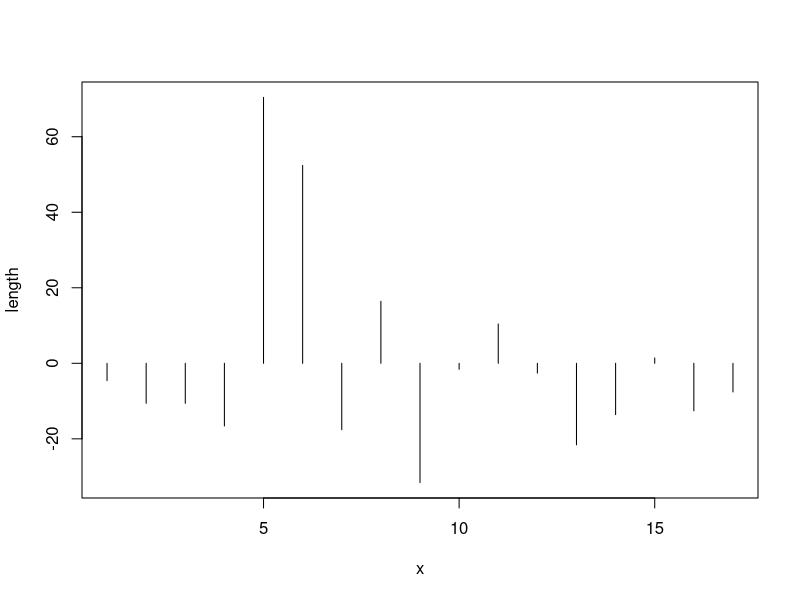

The R script that drew this image:
## ---- chunk 1
rm(list = ls())
## ---- chunk 2
cat('# ', rmarkdown::metadata$title)
## ---- chunk 3
cat('## ', rmarkdown::metadata$subtitle)
## ---- chunk 4
cat('### ', rmarkdown::metadata$author)
## ---- chunk 5
cat('#### ', rmarkdown::metadata$institute)
## ---- chunk 6
cat(rmarkdown::metadata$date)
## ---- chunk 7
cat(rmarkdown::metadata$date)
## ---- chunk 8
muensingen <- read.csv2("muensingen_fib.csv")
head(muensingen)
## ---- chunk 9
sum(muensingen$Length) / length(muensingen$Length)

mean(muensingen$Length)
## ---- chunk 10
median(c(1,2,3,4,5,6,7))
## ---- chunk 11
median(c(1,2,3,4,5,6,7,8))
## ---- chunk 12
which.max(
  table(
    c("goat", "sheep", "goat", "cattle","cattle", "goat", "pig", "goat")
    )
  )
## ---- chunk 13
test<-c(1,2,2,3,3,3,4,4,5,5,6,7,8,8,8,9,120)
mean(test)
median(test)
which.max(table(test))
## ---- chunk 14
which.max(table(c(1,2,2,3,3,3,4,4,4,4,5,5,5,6,6,7)))
## ---- chunk 15
tassen<-read.csv2("tassen.csv",row.names=1)
tassen$x
## ---- chunk 16
range(muensingen$Length)
range(tassen$x)
## ---- chunk 17

plot(data.frame(x=1:nrow(muensingen),length=muensingen$Length-mean(muensingen$Length)), type = "h")

## ---- chunk 18
sum((tassen$x-mean(tassen$x))^2)/(length(tassen$x)-1)
var(tassen$x)
## ---- chunk 19
sqrt(sum((tassen$x-mean(tassen$x))^2)/(length(tassen$x)-1))
sd(tassen$x)
## ---- chunk 20
sd(muensingen$Length)/mean(muensingen$Length)
sd(muensingen$FL)/mean(muensingen$FL)
## ---- chunk 21
quantile(tassen$x)
## ---- chunk 22
quantile(tassen$x, probs=seq(0,1,0.1))
## ---- chunk 23
IQR(tassen$x)
## ---- chunk 24
altmark<-read.csv2("altmark_denis2.csv",row.names=1)
head(altmark)
## ---- chunk 25
skewness <- function(x) {
  m3 <- sum((x-mean(x))^3) #numerator
  skew <- m3 / ((sd(x)^3)*length(x)) #denominator
  skew
  }
## ---- chunk 26
test<-c(1,1,1,1,1,1,1,1,1,1,2,3,4,5)
skewness(test)

test<-c(3,3,3,3,3,3,3,3,3,3,3,3,2,1)
skewness(test)
## ---- chunk 27
kurtosis <- function (x) {
  m3 <- sum((x-mean(x))^4)
  skew <- m3 / ((sd(x)^4)*length(x))-3
  skew
  }
## ---- chunk 28
test<-c(1,2,3,4,4,5,6,7)
kurtosis(test)

test<-c(1,2,3,4,4,4,4,4,4,4,4,4,4,4,4,4,4,4,4,5,6,7)
kurtosis(test)
